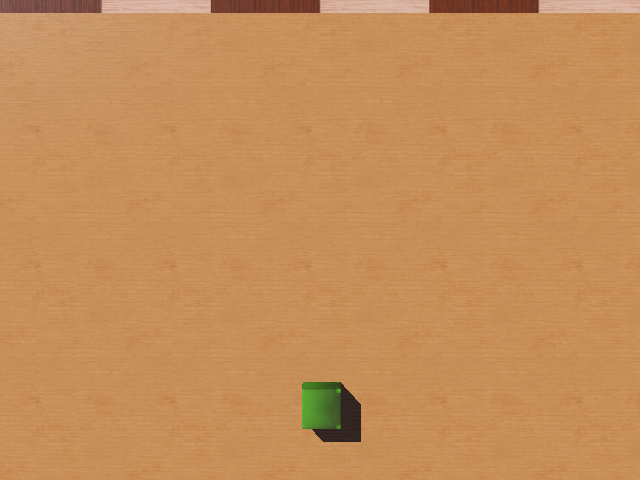
#> input picture openCV/image1.jpg, 640 x 480 px
$ python ball_tracking_single_foto.py --image image1.jpg
#> lines starting #> are read from the running program, lines starting #| are printed output that depends on the picture; after the words box and inside, x2 and y2 are one past the last pixel; in counts of white or black regions, pixels touching at a corner belong together
# ball_tracking_single_foto.py.py
# ------------------------------------------
# Anpassung für Einzelbildverarbeitung
# ------------------------------------------
import argparse
import cv2

# Parser für Bildpfad
ap = argparse.ArgumentParser()
ap.add_argument("-i", "--image", required=True, help="Pfad zum Eingangsbild")
args = vars(ap.parse_args())

# Farbbereich für den Ball (anpassen!)
greenLower = (0, 0, 51)
greenUpper = (255, 255, 255)

# Bild laden und verarbeiten
image = cv2.imread(args["image"])
#> image is the input picture: shape (480, 640, 3); mean B, G, R 89.5, 141.9, 196.4
if image is None:
    print("Fehler: Bild konnte nicht geladen werden")
    exit()

# Bildverarbeitungsschritte
image = cv2.resize(image, (600, int(image.shape[0] * 600 / image.shape[1])))
#> image: shape (450, 600, 3)
hsv = cv2.cvtColor(image, cv2.COLOR_BGR2HSV)
#> hsv: shape (450, 600, 3); mean H, S, V 14.8, 139.1, 196.6

mask = cv2.inRange(hsv, greenLower, greenUpper)
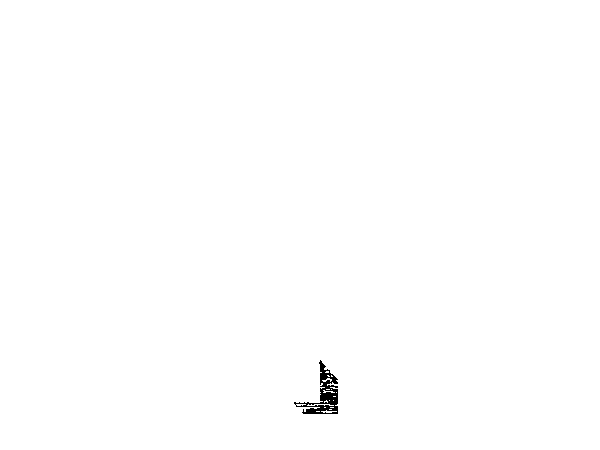
#> mask: shape (450, 600); 99.7% white; 1 black region, box (x1, y1, x2, y2) and area: (294, 360, 338, 414) 764
mask = cv2.erode(mask, None, iterations=2)
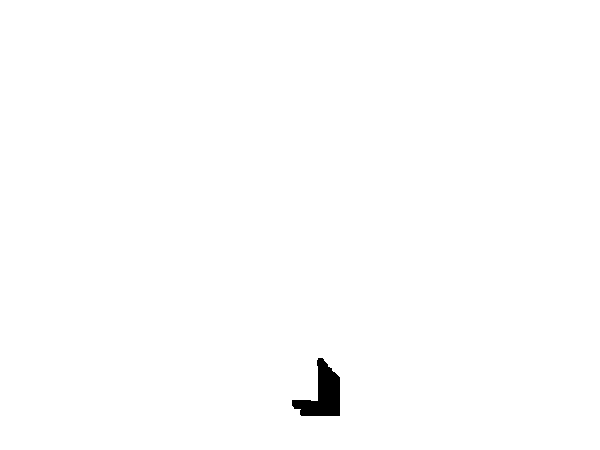
#> mask: shape (450, 600); 99.5% white; 1 black region, box (x1, y1, x2, y2) and area: (292, 358, 340, 416) 1445
mask = cv2.dilate(mask, None, iterations=2)
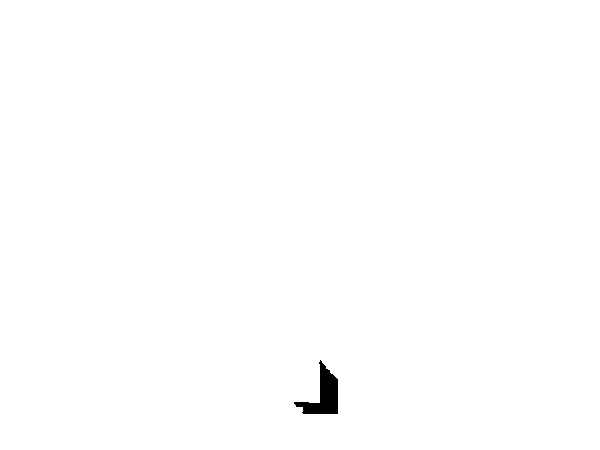
#> mask: shape (450, 600); 99.6% white; 1 black region, box (x1, y1, x2, y2) and area: (294, 360, 338, 414) 1025

cnts = cv2.findContours(mask.copy(), cv2.RETR_EXTERNAL, cv2.CHAIN_APPROX_SIMPLE)[-2]
#> cnts = [[[0, 0], [0, 449], [599, 449], [599, 0]]]

if len(cnts) > 0:
    c = max(cnts, key=cv2.contourArea)
#> c = [[0, 0], [0, 449], [599, 449], [599, 0]]
    ((x, y), radius) = cv2.minEnclosingCircle(c)
#> x = 299.5; y = 224.5; radius = 374.3

    if radius > 10:
        cv2.circle(image, (int(x), int(y)), int(radius), (0, 255, 255), 2)
#> image: shape (450, 600, 3); mean B, G, R 89.3, 141.8, 196.3
        print(f"Objekt erkannt bei Position (X: {x:.1f}, Y: {y:.1f}) mit Radius {radius:.1f}")
#| Objekt erkannt bei Position (X: 299.5, Y: 224.5) mit Radius 374.3

# Ergebnisse anzeigen
cv2.imshow("Originalbild", image)
cv2.imshow("Maske", mask)
cv2.waitKey(0)
cv2.destroyAllWindows()
